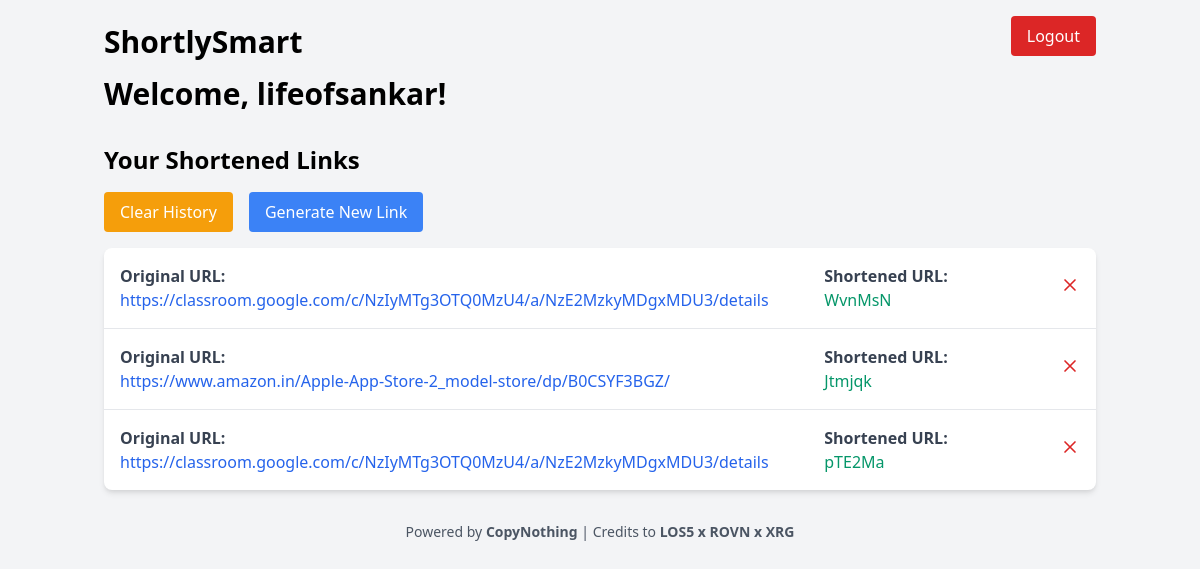
/dashboard (signed in), run on an earlier commit of the app's database.
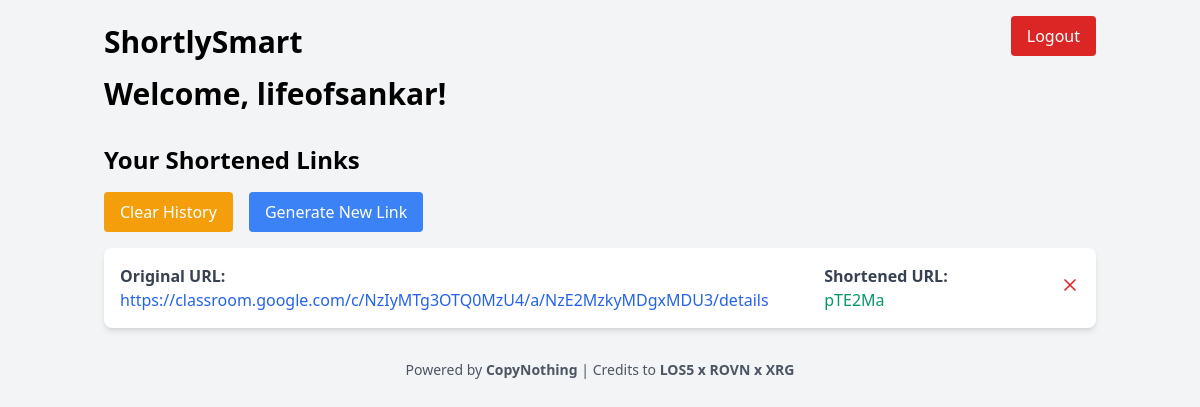
And on a later commit of the database.
### database.py (models this page shows, shortened)
class User(db.Model, UserMixin):
    id = db.Column(db.Integer, primary_key=True)
    username = db.Column(db.String(150), unique=True, nullable=False)
    password = db.Column(db.String(150), nullable=False)

class URLMapping(db.Model):
    id = db.Column(db.Integer, primary_key=True)
    short_url = db.Column(db.String(6), unique=True, nullable=False)
    long_url = db.Column(db.String(2048), nullable=False)
    user_id = db.Column(db.Integer, db.ForeignKey('user.id'), nullable=False)

### app.py (the view)
@app.route('/dashboard')
@login_required
def dashboard():
    user = current_user
    links = URLMapping.query.filter_by(user_id=user.id).all()
    return render_template('dashboard.html', links=links)

### app.py (called while the page is built)
@login_manager.user_loader
def load_user(user_id):
    return User.query.get(int(user_id))

### templates/dashboard.html (shortened to what this page needs)
<!DOCTYPE html>
<html lang="en">
<head>
    <link href="https://cdn.jsdelivr.net/npm/tailwindcss@2.2.19/dist/tailwind.min.css" rel="stylesheet">
</head>
<body class="bg-gray-100 font-sans antialiased">
    <div class="max-w-5xl mx-auto px-4 py-6 relative">
        <a href="{{ url_for('logout') }}" class="absolute top-4 right-4 inline-block bg-red-600 text-white px-4 py-2 rounded hover:bg-red-700 transition duration-300">Logout</a>
        <div class="flex justify-between items-center mb-4">
            <h1 class="text-3xl font-bold">ShortlySmart</h1>
        </div>
        <h1 class="text-3xl font-bold mb-4">Welcome, {{ current_user.username }}!</h1>
        <h2 class="text-2xl font-semibold mt-8 mb-4">Your Shortened Links</h2>
        <div class="flex space-x-4 mb-4">
            <button onclick="clearHistory()" class="inline-block bg-yellow-500 text-white px-4 py-2 rounded hover:bg-yellow-600 transition duration-300">Clear History</button>
            <a href="{{ url_for('index') }}" class="inline-block bg-blue-500 text-white px-4 py-2 rounded hover:bg-blue-600 transition duration-300">Generate New Link</a>
        </div>
        <div class="bg-white shadow-md rounded-lg overflow-hidden">
            <ul class="divide-y divide-gray-200">
                {% for link in links %}
                    <li class="p-4 hover:bg-gray-100 transition duration-300">
                        <div class="flex justify-between items-center">
                            <div class="w-3/5">
                                <strong class="block text-gray-700">Original URL:</strong>
                                <a href="{{ link.long_url }}" target="_blank" class="text-blue-600 hover:underline">{{ link.long_url }}</a>
                            </div>
                            <div class="ml-4">
                                <strong class="block text-gray-700">Shortened URL:</strong>
                                <a href="{{ url_for('redirect_url', short_url=link.short_url) }}" target="_blank" class="text-green-600 hover:underline">{{ link.short_url }}</a>
                            </div>
                            <div>
                                <button onclick="deleteLink('{{ link.short_url }}')" class="text-red-600 hover:text-red-800">
                                    <svg xmlns="http://www.w3.org/2000/svg" class="h-5 w-5" fill="none" viewBox="0 0 24 24" stroke="currentColor">
                                        <path stroke-linecap="round" stroke-linejoin="round" stroke-width="2" d="M6 18L18 6M6 6l12 12"/>
                                    </svg>
                                </button>
                            </div>
                        </div>
                    </li>
                {% endfor %}
            </ul>
        </div>
        <div class="mt-8 text-center text-sm text-gray-600">
            <p>Powered by <strong>CopyNothing</strong> | Credits to <strong><a href="https://lifeofsankar.me">LOS5</a> x <a href="https://rovn.me">ROVN</a> x <a href="https://xrg.systems">XRG</a></strong> </p>
        </div>
    </div>
</body>
</html>

What changed in the data, as far as the page shows it:
removed URLMapping: long_url "https://classroom.google.com/c/NzIyMTg3OTQ0MzU4/a/NzE2MzkyMDgxMDU3/details", short_url "WvnMsN"
removed URLMapping: long_url "https://www.amazon.in/Apple-App-Store-2_model-store/dp/B0CSYF3BGZ/", short_url "Jtmjqk"
